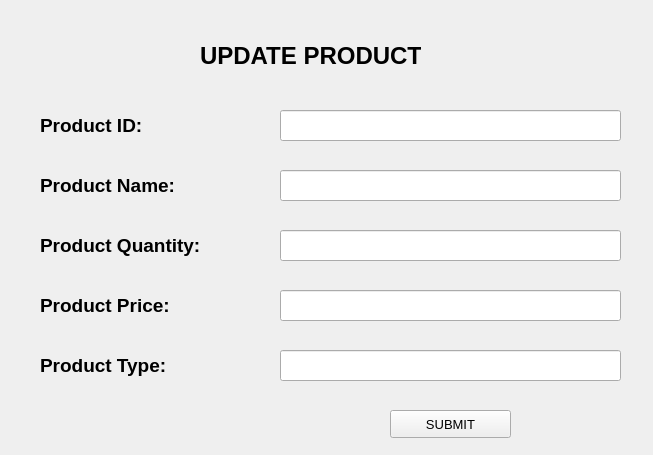
<?xml version="1.0" encoding="UTF-8"?>
<ui version="4.0">
 <class>MainWindow</class>
 <widget class="QMainWindow" name="MainWindow">
  <property name="geometry">
   <rect>
    <x>0</x>
    <y>0</y>
    <width>653</width>
    <height>455</height>
   </rect>
  </property>
  <property name="sizePolicy">
   <sizepolicy hsizetype="Fixed" vsizetype="Fixed">
    <horstretch>0</horstretch>
    <verstretch>0</verstretch>
   </sizepolicy>
  </property>
  <property name="minimumSize">
   <size>
    <width>653</width>
    <height>455</height>
   </size>
  </property>
  <property name="maximumSize">
   <size>
    <width>653</width>
    <height>455</height>
   </size>
  </property>
  <property name="sizeIncrement">
   <size>
    <width>653</width>
    <height>455</height>
   </size>
  </property>
  <property name="windowTitle">
   <string>ADD Product</string>
  </property>
  <widget class="QWidget" name="centralwidget">
   <widget class="QLabel" name="Product_Qty">
    <property name="geometry">
     <rect>
      <x>40</x>
      <y>90</y>
      <width>201</width>
      <height>71</height>
     </rect>
    </property>
    <property name="font">
     <font>
      <family>Arial</family>
      <pointsize>14</pointsize>
      <weight>75</weight>
      <bold>true</bold>
     </font>
    </property>
    <property name="layoutDirection">
     <enum>Qt::LeftToRight</enum>
    </property>
    <property name="text">
     <string>Product ID:</string>
    </property>
   </widget>
   <widget class="QLabel" name="Product_name">
    <property name="geometry">
     <rect>
      <x>40</x>
      <y>150</y>
      <width>161</width>
      <height>71</height>
     </rect>
    </property>
    <property name="font">
     <font>
      <family>Arial</family>
      <pointsize>14</pointsize>
      <weight>75</weight>
      <bold>true</bold>
     </font>
    </property>
    <property name="layoutDirection">
     <enum>Qt::LeftToRight</enum>
    </property>
    <property name="text">
     <string>Product Name:</string>
    </property>
   </widget>
   <widget class="QLabel" name="Product_price">
    <property name="geometry">
     <rect>
      <x>40</x>
      <y>210</y>
      <width>191</width>
      <height>71</height>
     </rect>
    </property>
    <property name="font">
     <font>
      <family>Arial</family>
      <pointsize>14</pointsize>
      <weight>75</weight>
      <bold>true</bold>
     </font>
    </property>
    <property name="layoutDirection">
     <enum>Qt::LeftToRight</enum>
    </property>
    <property name="text">
     <string>Product Quantity:</string>
    </property>
   </widget>
   <widget class="QLabel" name="Product_ID">
    <property name="geometry">
     <rect>
      <x>40</x>
      <y>270</y>
      <width>191</width>
      <height>71</height>
     </rect>
    </property>
    <property name="font">
     <font>
      <family>Arial</family>
      <pointsize>14</pointsize>
      <weight>75</weight>
      <bold>true</bold>
     </font>
    </property>
    <property name="layoutDirection">
     <enum>Qt::LeftToRight</enum>
    </property>
    <property name="text">
     <string>Product Price:</string>
    </property>
   </widget>
   <widget class="QLabel" name="Product_type">
    <property name="geometry">
     <rect>
      <x>40</x>
      <y>330</y>
      <width>191</width>
      <height>71</height>
     </rect>
    </property>
    <property name="font">
     <font>
      <family>Arial</family>
      <pointsize>14</pointsize>
      <weight>75</weight>
      <bold>true</bold>
     </font>
    </property>
    <property name="layoutDirection">
     <enum>Qt::LeftToRight</enum>
    </property>
    <property name="text">
     <string>Product Type:</string>
    </property>
   </widget>
   <widget class="QLabel" name="ADD_PRODUCT">
    <property name="geometry">
     <rect>
      <x>200</x>
      <y>20</y>
      <width>221</width>
      <height>71</height>
     </rect>
    </property>
    <property name="font">
     <font>
      <family>Arial</family>
      <pointsize>18</pointsize>
      <weight>75</weight>
      <bold>true</bold>
     </font>
    </property>
    <property name="contextMenuPolicy">
     <enum>Qt::NoContextMenu</enum>
    </property>
    <property name="layoutDirection">
     <enum>Qt::LeftToRight</enum>
    </property>
    <property name="text">
     <string>UPDATE PRODUCT</string>
    </property>
   </widget>
   <widget class="QLineEdit" name="prod_id_LE">
    <property name="geometry">
     <rect>
      <x>280</x>
      <y>110</y>
      <width>341</width>
      <height>31</height>
     </rect>
    </property>
    <property name="font">
     <font>
      <family>Arial</family>
      <pointsize>12</pointsize>
     </font>
    </property>
    <property name="focusPolicy">
     <enum>Qt::WheelFocus</enum>
    </property>
    <property name="alignment">
     <set>Qt::AlignCenter</set>
    </property>
   </widget>
   <widget class="QLineEdit" name="prodname_LE">
    <property name="geometry">
     <rect>
      <x>280</x>
      <y>170</y>
      <width>341</width>
      <height>31</height>
     </rect>
    </property>
    <property name="font">
     <font>
      <family>Arial</family>
      <pointsize>12</pointsize>
     </font>
    </property>
    <property name="alignment">
     <set>Qt::AlignCenter</set>
    </property>
   </widget>
   <widget class="QLineEdit" name="prodqtyLE">
    <property name="geometry">
     <rect>
      <x>280</x>
      <y>230</y>
      <width>341</width>
      <height>31</height>
     </rect>
    </property>
    <property name="font">
     <font>
      <family>Arial</family>
      <pointsize>12</pointsize>
     </font>
    </property>
    <property name="alignment">
     <set>Qt::AlignCenter</set>
    </property>
   </widget>
   <widget class="QLineEdit" name="Prodprice_LE">
    <property name="geometry">
     <rect>
      <x>280</x>
      <y>290</y>
      <width>341</width>
      <height>31</height>
     </rect>
    </property>
    <property name="font">
     <font>
      <family>Arial</family>
      <pointsize>12</pointsize>
     </font>
    </property>
    <property name="alignment">
     <set>Qt::AlignCenter</set>
    </property>
   </widget>
   <widget class="QLineEdit" name="prodtype_LE">
    <property name="geometry">
     <rect>
      <x>280</x>
      <y>350</y>
      <width>341</width>
      <height>31</height>
     </rect>
    </property>
    <property name="font">
     <font>
      <family>Arial</family>
      <pointsize>12</pointsize>
     </font>
    </property>
    <property name="alignment">
     <set>Qt::AlignCenter</set>
    </property>
   </widget>
   <widget class="QPushButton" name="submit_button">
    <property name="geometry">
     <rect>
      <x>390</x>
      <y>410</y>
      <width>121</width>
      <height>28</height>
     </rect>
    </property>
    <property name="font">
     <font>
      <family>Arial</family>
      <pointsize>10</pointsize>
      <weight>50</weight>
      <bold>false</bold>
     </font>
    </property>
    <property name="text">
     <string>SUBMIT</string>
    </property>
   </widget>
  </widget>
 </widget>
 <resources/>
 <connections/>
</ui>
